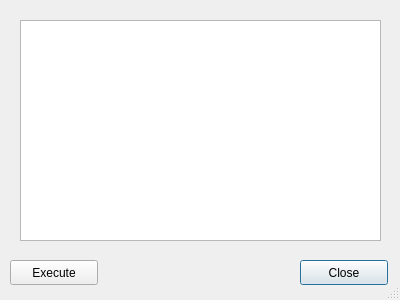
<?xml version="1.0" encoding="UTF-8"?>
<ui version="4.0">
 <class>Dialog</class>
 <widget class="QDialog" name="Dialog">
  <property name="geometry">
   <rect>
    <x>0</x>
    <y>0</y>
    <width>400</width>
    <height>300</height>
   </rect>
  </property>
  <property name="windowTitle">
   <string>Dialog</string>
  </property>
  <property name="sizeGripEnabled">
   <bool>true</bool>
  </property>
  <widget class="QPushButton" name="closeBtn">
   <property name="geometry">
    <rect>
     <x>300</x>
     <y>260</y>
     <width>88</width>
     <height>25</height>
    </rect>
   </property>
   <property name="text">
    <string>Close</string>
   </property>
  </widget>
  <widget class="QPushButton" name="execBtn">
   <property name="geometry">
    <rect>
     <x>10</x>
     <y>260</y>
     <width>88</width>
     <height>25</height>
    </rect>
   </property>
   <property name="text">
    <string>Execute</string>
   </property>
  </widget>
  <widget class="QGraphicsView" name="graphicsView">
   <property name="geometry">
    <rect>
     <x>20</x>
     <y>20</y>
     <width>361</width>
     <height>221</height>
    </rect>
   </property>
  </widget>
 </widget>
 <resources/>
 <connections/>
</ui>
